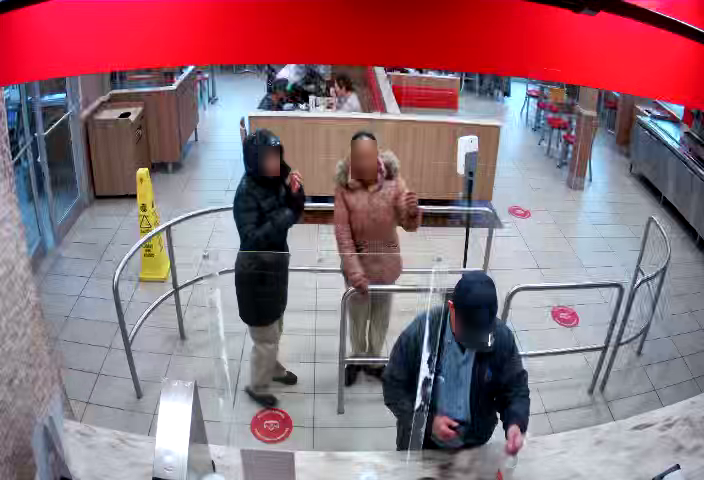
#> input picture image_test/1636738315284889400.png, 704 x 480 px
$ python mask.py
#> lines starting #> are read from the running program, lines starting #| are printed output that depends on the picture
import cv2

img_1 = cv2.imread("image_test/1636738315284889400.png", cv2.IMREAD_COLOR)
#> img_1 is the input picture: shape (480, 704, 3); mean B, G, R 122.2, 112.3, 145.5

cv2.imshow("img_1_org", img_1)
img_1 = cv2.cvtColor(img_1, cv2.COLOR_BGR2HSV)
#> img_1: shape (480, 704, 3); mean H, S, V 104.8, 84.1, 158

cv2.imshow("img_1_b4", img_1)
img_1[:,:,2] = 255
#> img_1: shape (480, 704, 3); mean H, S, V 104.8, 84.1, 255

cv2.imshow("img_1_hsv_after", img_1)

img_1 = cv2.cvtColor(img_1, cv2.COLOR_HSV2BGR)
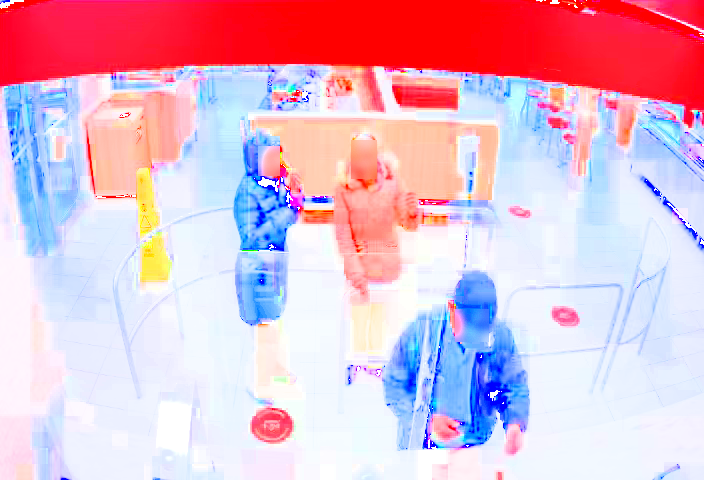
#> img_1: shape (480, 704, 3); mean B, G, R 205.8, 184.9, 225.8

cv2.imshow("img_1__bgr_after", img_1)

$ run again, with image_test/1636738357390407600.png copied over image_test/1636738315284889400.png
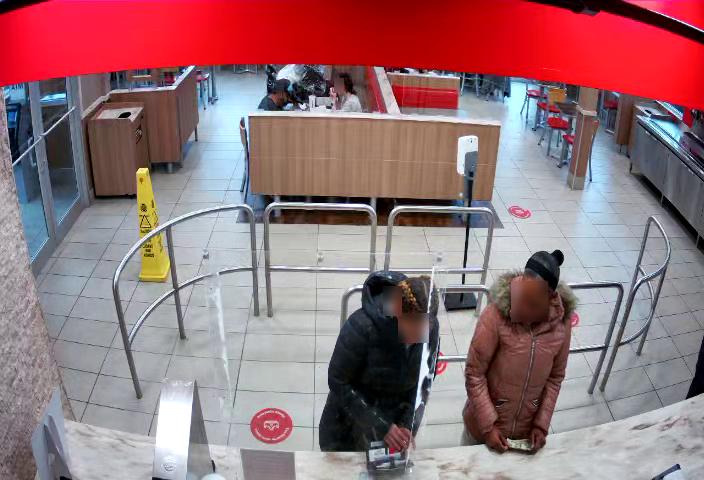
#> input picture image_test/1636738357390407600.png, 704 x 480 px
#> img_1 is the input picture: shape (480, 704, 3); mean B, G, R 120.8, 115.4, 150.9
#> `img_1 = cv2.cvtColor(img_1, cv2.COLOR_HSV2BGR)`:
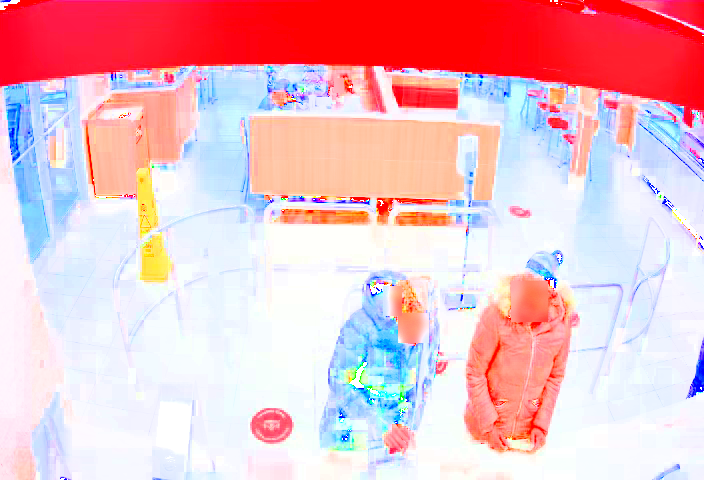
#> img_1: shape (480, 704, 3); mean B, G, R 197.8, 188.7, 235.9
